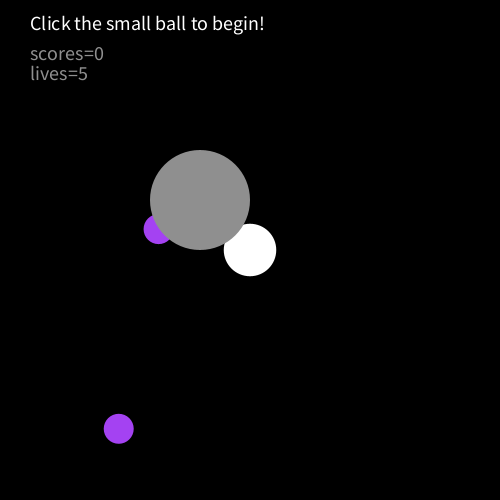
Frame 1 (no input)
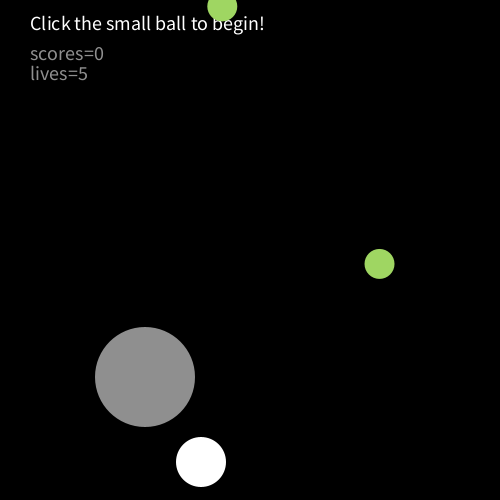
Frame 60 (the mouse pressed at the canvas centre just before this capture)
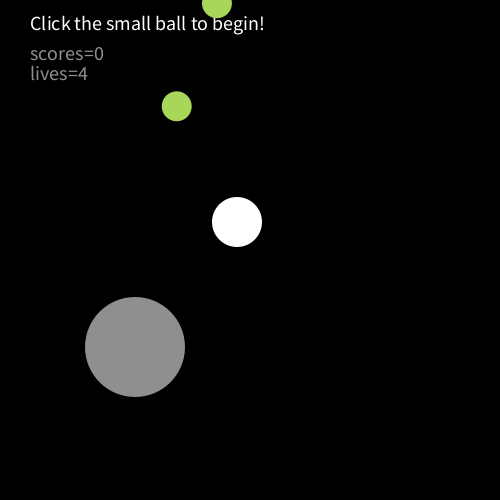
Frame 120 (the mouse held since frame 60 and released just before this capture)

The Processing sketch that drew these frames (run headless with seeded random() and noise(); from frame 60 on, the mouse is pressed at the canvas centre):

// Processing sketch: Game_part_2
// ── Game_part_2.pde
//what's new: target ball size changes; distractive background (maybe it's too distractive—eyes hurt!); collision
//ATTEMPT: tried to make a second moving ball for collision but failed (notice that sometimes they overlap)

float ballx, bally, xspeed, yspeed;
float ballsize, minSize, maxSize, sizeSpeed;
color ballcolor;

float ballx2, bally2, x2speed, y2speed;

boolean gameOver=false;

int score = 0;
int lives = 5;

void setup() {
  size(500, 500);
  initBall();
}

void draw() {
  //background color
  background(0);

  //instruction to begin
  fill(255);
  textSize(20);
  textAlign(LEFT);
  text("Click the small ball to begin!", 30, 30);

  //distractive background
  drawBackground(); //see new tab

  //ball size changes: shrink & grow
  if (ballsize < minSize || ballsize > maxSize) {
    sizeSpeed = -sizeSpeed;
  }

  ballsize = ballsize + sizeSpeed;

  //draw the 1st ball
  fill(ballcolor);
  strokeWeight(1);
  ellipse(ballx, bally, ballsize, ballsize);

  //draw the 2nd ball
  fill(143); //gray
  ellipse(ballx2, bally2, 100, 100);

  //scoring display 
  stroke(0);
  textSize(20);
  textAlign(LEFT);
  text ("scores=" + score, 30, 60);    //score starts with 0
  text ("lives=" + lives, 30, 80);    //lives starts with 5

  //win page
  if (score >= 5) {
    noLoop();
    background(255, 255, 153);
    fill(0);
    textSize(20);
    textAlign(CENTER);
    text("Congrats!", width/2, height/2);
    text("(Click anywhere to restart.)", width/2, 450);
    gameOver=true;
  }

  //game over page
  if (lives <= 0 ) {
    noLoop();
    background(0);
    fill(255);
    textSize(20);
    textAlign(CENTER);
    text("Oops...Game Over!", width/2, height/2);
    text("(Click anywhere to restart.)", width/2, 450);
    gameOver=true;
  }

  moveBall();  //see new tab

  ballsCollide(); //see new tab
}

void mousePressed() {
  if (gameOver) {
    initBall();
    loop();
    gameOver=false;
  } else {
    //clicking the target & scoring
    float d = dist(ballx, bally, mouseX, mouseY);
    int yesClick = 0;

    if (d <= (ballsize/2)) { 
      yesClick = yesClick + 1;  //***
      score = score + yesClick;  //base score (0) plus amount of yesClick

      ballcolor = color (random(255), random(255), random(255));
    } else {
      lives = lives-1;
    }
  }
}

void initBall() {
  ballx = width/2;
  bally = height/2;
  xspeed = 1;
  yspeed = 4;

  ballsize = 50;
  minSize = 50;
  maxSize = 60;
  sizeSpeed = 2.5;

  ballcolor = color (255);
  score = 0;
  lives = 5;

  ballx2 = 200;
  bally2 = 200;
  x2speed = 5;
  y2speed = 3;
}

// ── ballsCollide.pde
//velocity, PVector
//https://processing.org/examples/circlecollision.html 


//can't just use position...

void ballsCollide() {
  float collision = dist(ballx, bally, ballx2, bally2);
  boolean collide=false;


  if (collision < ((ballsize/2)+50)) {

    collide=true;
    xspeed = -xspeed;
    x2speed = -x2speed;
    //yspeed = -yspeed;
    //y2speed = -y2speed;
  } else if (collision >((ballsize/2)+50)) {
    collide = false;
  }
}

// ── drawBackground.pde
void drawBackground() {

  fill(random(255), random(255), random(255));
  noStroke();
  strokeWeight(2);
  for (int x = 0; x < width; x = x+ 800) {
    ellipse(random(width), random(height), 30, 30);
  }
  for (int y = 0; y < height; y = y + 800) {
    ellipse(random(width), random(height), 30, 30);
  }
}

// ── moveBall.pde
void moveBall() {

  ballx = ballx + xspeed;
  bally = bally + yspeed;

  if (ballx >= width-(ballsize/2) || ballx <= (ballsize/2)) {
    //turn around
    xspeed = xspeed * -1;
  }

  if (bally >= height-(ballsize/2) || bally <= (ballsize/2)) {
    //turn
    yspeed = yspeed * -1;
  }

  ballx2 = ballx2 + x2speed;
  bally2 = bally2 + y2speed;

  if (ballx2 >= width-50 || ballx2 <= 50) {
    //turn around
    x2speed = x2speed * -1;
  }

  if (bally2 >= height-50 || bally2 <= 50) {
    //turn
    y2speed = y2speed * -1;
  }
}
